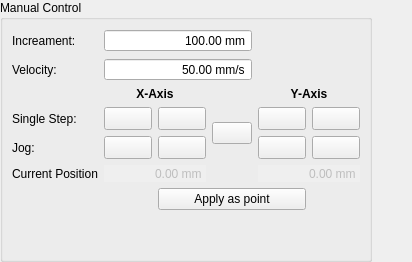
         <widget class="QWidget" name="tab_Manual">
          <attribute name="title">
           <string>Manual</string>
          </attribute>
          <layout class="QGridLayout" name="gridLayout_7">
           <property name="leftMargin">
            <number>0</number>
           </property>
           <property name="topMargin">
            <number>0</number>
           </property>
           <property name="rightMargin">
            <number>0</number>
           </property>
           <property name="bottomMargin">
            <number>0</number>
           </property>
           <item row="0" column="1">
            <widget class="QGroupBox" name="groupBox_3">
             <property name="sizePolicy">
              <sizepolicy hsizetype="Preferred" vsizetype="Preferred">
               <horstretch>0</horstretch>
               <verstretch>0</verstretch>
              </sizepolicy>
             </property>
             <property name="minimumSize">
              <size>
               <width>0</width>
               <height>0</height>
              </size>
             </property>
             <property name="title">
              <string>Manual Control</string>
             </property>
             <layout class="QGridLayout" name="gridLayout_4">
              <property name="leftMargin">
               <number>9</number>
              </property>
              <property name="rightMargin">
               <number>9</number>
              </property>
              <property name="bottomMargin">
               <number>9</number>
              </property>
              <property name="spacing">
               <number>6</number>
              </property>
              <item row="0" column="0">
               <layout class="QGridLayout" name="gridLayout_3">
                <item row="2" column="4" colspan="2">
                 <widget class="QLabel" name="label_7">
                  <property name="sizePolicy">
                   <sizepolicy hsizetype="Preferred" vsizetype="Preferred">
                    <horstretch>0</horstretch>
                    <verstretch>0</verstretch>
                   </sizepolicy>
                  </property>
                  <property name="font">
                   <font>
                    <weight>75</weight>
                    <bold>true</bold>
                   </font>
                  </property>
                  <property name="text">
                   <string>Y-Axis</string>
                  </property>
                  <property name="alignment">
                   <set>Qt::AlignCenter</set>
                  </property>
                 </widget>
                </item>
                <item row="3" column="2">
                 <widget class="QToolButton" name="toolButton_singlestep_x_inc">
                  <property name="sizePolicy">
                   <sizepolicy hsizetype="Preferred" vsizetype="Preferred">
                    <horstretch>0</horstretch>
                    <verstretch>0</verstretch>
                   </sizepolicy>
                  </property>
                  <property name="toolTip">
                   <string>Clicked Move</string>
                  </property>
                  <property name="text">
                   <string/>
                  </property>
                  <property name="icon">
                   <iconset resource="../../../res/res.qrc">
                    <normaloff>:/res/image/icon/arrow-right.png</normaloff>:/res/image/icon/arrow-right.png</iconset>
                  </property>
                  <property name="iconSize">
                   <size>
                    <width>40</width>
                    <height>16</height>
                   </size>
                  </property>
                 </widget>
                </item>
                <item row="3" column="4">
                 <widget class="QToolButton" name="toolButton_singlestep_y_dec">
                  <property name="sizePolicy">
                   <sizepolicy hsizetype="Preferred" vsizetype="Preferred">
                    <horstretch>0</horstretch>
                    <verstretch>0</verstretch>
                   </sizepolicy>
                  </property>
                  <property name="toolTip">
                   <string>Clicked Move</string>
                  </property>
                  <property name="text">
                   <string/>
                  </property>
                  <property name="icon">
                   <iconset resource="../../../res/res.qrc">
                    <normaloff>:/res/image/icon/arrow-left.png</normaloff>:/res/image/icon/arrow-left.png</iconset>
                  </property>
                  <property name="iconSize">
                   <size>
                    <width>40</width>
                    <height>16</height>
                   </size>
                  </property>
                 </widget>
                </item>
                <item row="4" column="0">
                 <widget class="QLabel" name="label_5">
                  <property name="sizePolicy">
                   <sizepolicy hsizetype="Preferred" vsizetype="Preferred">
                    <horstretch>0</horstretch>
                    <verstretch>0</verstretch>
                   </sizepolicy>
                  </property>
                  <property name="text">
                   <string>Jog:</string>
                  </property>
                 </widget>
                </item>
                <item row="3" column="0">
                 <widget class="QLabel" name="label_3">
                  <property name="sizePolicy">
                   <sizepolicy hsizetype="Preferred" vsizetype="Preferred">
                    <horstretch>0</horstretch>
                    <verstretch>0</verstretch>
                   </sizepolicy>
                  </property>
                  <property name="text">
                   <string>Single Step:</string>
                  </property>
                 </widget>
                </item>
                <item row="3" column="1">
                 <widget class="QToolButton" name="toolButton_singlestep_x_dec">
                  <property name="sizePolicy">
                   <sizepolicy hsizetype="Preferred" vsizetype="Preferred">
                    <horstretch>0</horstretch>
                    <verstretch>0</verstretch>
                   </sizepolicy>
                  </property>
                  <property name="toolTip">
                   <string>Clicked Move</string>
                  </property>
                  <property name="layoutDirection">
                   <enum>Qt::LeftToRight</enum>
                  </property>
                  <property name="text">
                   <string/>
                  </property>
                  <property name="icon">
                   <iconset resource="../../../res/res.qrc">
                    <normaloff>:/res/image/icon/arrow-left.png</normaloff>:/res/image/icon/arrow-left.png</iconset>
                  </property>
                  <property name="iconSize">
                   <size>
                    <width>40</width>
                    <height>16</height>
                   </size>
                  </property>
                 </widget>
                </item>
                <item row="4" column="4">
                 <widget class="QToolButton" name="toolButton_jogmode_y_dec">
                  <property name="sizePolicy">
                   <sizepolicy hsizetype="Preferred" vsizetype="Preferred">
                    <horstretch>0</horstretch>
                    <verstretch>0</verstretch>
                   </sizepolicy>
                  </property>
                  <property name="toolTip">
                   <string>Pressed Move Release Stop</string>
                  </property>
                  <property name="text">
                   <string/>
                  </property>
                  <property name="icon">
                   <iconset resource="../../../res/res.qrc">
                    <normaloff>:/res/image/icon/arrow-left-2.png</normaloff>:/res/image/icon/arrow-left-2.png</iconset>
                  </property>
                  <property name="iconSize">
                   <size>
                    <width>40</width>
                    <height>16</height>
                   </size>
                  </property>
                 </widget>
                </item>
                <item row="5" column="0">
                 <widget class="QLabel" name="label_8">
                  <property name="sizePolicy">
                   <sizepolicy hsizetype="Preferred" vsizetype="Preferred">
                    <horstretch>0</horstretch>
                    <verstretch>0</verstretch>
                   </sizepolicy>
                  </property>
                  <property name="text">
                   <string>Current Position</string>
                  </property>
                 </widget>
                </item>
                <item row="4" column="1">
                 <widget class="QToolButton" name="toolButton_jogmode_x_dec">
                  <property name="sizePolicy">
                   <sizepolicy hsizetype="Preferred" vsizetype="Preferred">
                    <horstretch>0</horstretch>
                    <verstretch>0</verstretch>
                   </sizepolicy>
                  </property>
                  <property name="toolTip">
                   <string>Pressed Move Release Stop</string>
                  </property>
                  <property name="text">
                   <string/>
                  </property>
                  <property name="icon">
                   <iconset resource="../../../res/res.qrc">
                    <normaloff>:/res/image/icon/arrow-left-2.png</normaloff>:/res/image/icon/arrow-left-2.png</iconset>
                  </property>
                  <property name="iconSize">
                   <size>
                    <width>40</width>
                    <height>16</height>
                   </size>
                  </property>
                 </widget>
                </item>
                <item row="3" column="5">
                 <widget class="QToolButton" name="toolButton_singlestep_y_inc">
                  <property name="sizePolicy">
                   <sizepolicy hsizetype="Preferred" vsizetype="Preferred">
                    <horstretch>0</horstretch>
                    <verstretch>0</verstretch>
                   </sizepolicy>
                  </property>
                  <property name="toolTip">
                   <string>Clicked Move</string>
                  </property>
                  <property name="text">
                   <string/>
                  </property>
                  <property name="icon">
                   <iconset resource="../../../res/res.qrc">
                    <normaloff>:/res/image/icon/arrow-right.png</normaloff>:/res/image/icon/arrow-right.png</iconset>
                  </property>
                  <property name="iconSize">
                   <size>
                    <width>40</width>
                    <height>16</height>
                   </size>
                  </property>
                 </widget>
                </item>
                <item row="4" column="2">
                 <widget class="QToolButton" name="toolButton_jogmode_x_inc">
                  <property name="sizePolicy">
                   <sizepolicy hsizetype="Preferred" vsizetype="Preferred">
                    <horstretch>0</horstretch>
                    <verstretch>0</verstretch>
                   </sizepolicy>
                  </property>
                  <property name="toolTip">
                   <string>Pressed Move Release Stop</string>
                  </property>
                  <property name="text">
                   <string/>
                  </property>
                  <property name="icon">
                   <iconset resource="../../../res/res.qrc">
                    <normaloff>:/res/image/icon/arrow-right-2.png</normaloff>:/res/image/icon/arrow-right-2.png</iconset>
                  </property>
                  <property name="iconSize">
                   <size>
                    <width>40</width>
                    <height>16</height>
                   </size>
                  </property>
                 </widget>
                </item>
                <item row="0" column="0">
                 <widget class="QLabel" name="label">
                  <property name="sizePolicy">
                   <sizepolicy hsizetype="Minimum" vsizetype="Minimum">
                    <horstretch>0</horstretch>
                    <verstretch>0</verstretch>
                   </sizepolicy>
                  </property>
                  <property name="minimumSize">
                   <size>
                    <width>60</width>
                    <height>20</height>
                   </size>
                  </property>
                  <property name="text">
                   <string>Increament:</string>
                  </property>
                 </widget>
                </item>
                <item row="1" column="1" colspan="3">
                 <widget class="QDoubleSpinBox" name="doubleSpinBox_Velocity">
                  <property name="sizePolicy">
                   <sizepolicy hsizetype="Preferred" vsizetype="Preferred">
                    <horstretch>0</horstretch>
                    <verstretch>0</verstretch>
                   </sizepolicy>
                  </property>
                  <property name="cursor">
                   <cursorShape>IBeamCursor</cursorShape>
                  </property>
                  <property name="alignment">
                   <set>Qt::AlignRight|Qt::AlignTrailing|Qt::AlignVCenter</set>
                  </property>
                  <property name="buttonSymbols">
                   <enum>QAbstractSpinBox::NoButtons</enum>
                  </property>
                  <property name="specialValueText">
                   <string notr="true"/>
                  </property>
                  <property name="prefix">
                   <string notr="true"/>
                  </property>
                  <property name="suffix">
                   <string notr="true"> mm/s</string>
                  </property>
                  <property name="minimum">
                   <double>0.010000000000000</double>
                  </property>
                  <property name="maximum">
                   <double>10000.000000000000000</double>
                  </property>
                  <property name="value">
                   <double>50.000000000000000</double>
                  </property>
                 </widget>
                </item>
                <item row="0" column="1" colspan="3">
                 <widget class="QDoubleSpinBox" name="doubleSpinBox_Increament">
                  <property name="sizePolicy">
                   <sizepolicy hsizetype="Preferred" vsizetype="Preferred">
                    <horstretch>0</horstretch>
                    <verstretch>0</verstretch>
                   </sizepolicy>
                  </property>
                  <property name="cursor">
                   <cursorShape>IBeamCursor</cursorShape>
                  </property>
                  <property name="toolTip">
                   <string/>
                  </property>
                  <property name="alignment">
                   <set>Qt::AlignRight|Qt::AlignTrailing|Qt::AlignVCenter</set>
                  </property>
                  <property name="buttonSymbols">
                   <enum>QAbstractSpinBox::NoButtons</enum>
                  </property>
                  <property name="specialValueText">
                   <string notr="true"/>
                  </property>
                  <property name="prefix">
                   <string notr="true"/>
                  </property>
                  <property name="suffix">
                   <string notr="true"> mm</string>
                  </property>
                  <property name="decimals">
                   <number>2</number>
                  </property>
                  <property name="minimum">
                   <double>0.010000000000000</double>
                  </property>
                  <property name="maximum">
                   <double>10000.000000000000000</double>
                  </property>
                  <property name="value">
                   <double>100.000000000000000</double>
                  </property>
                 </widget>
                </item>
                <item row="4" column="5">
                 <widget class="QToolButton" name="toolButton_jogmode_y_inc">
                  <property name="sizePolicy">
                   <sizepolicy hsizetype="Preferred" vsizetype="Preferred">
                    <horstretch>0</horstretch>
                    <verstretch>0</verstretch>
                   </sizepolicy>
                  </property>
                  <property name="toolTip">
                   <string>Pressed Move Release Stop</string>
                  </property>
                  <property name="text">
                   <string/>
                  </property>
                  <property name="icon">
                   <iconset resource="../../../res/res.qrc">
                    <normaloff>:/res/image/icon/arrow-right-2.png</normaloff>:/res/image/icon/arrow-right-2.png</iconset>
                  </property>
                  <property name="iconSize">
                   <size>
                    <width>40</width>
                    <height>16</height>
                   </size>
                  </property>
                 </widget>
                </item>
                <item row="3" column="3" rowspan="2">
                 <widget class="QPushButton" name="pushButton_stop">
                  <property name="toolTip">
                   <string>Stop Moving</string>
                  </property>
                  <property name="text">
                   <string/>
                  </property>
                  <property name="icon">
                   <iconset resource="../../../res/res.qrc">
                    <normaloff>:/res/image/icon/246.png</normaloff>:/res/image/icon/246.png</iconset>
                  </property>
                  <property name="iconSize">
                   <size>
                    <width>32</width>
                    <height>32</height>
                   </size>
                  </property>
                 </widget>
                </item>
                <item row="6" column="2" colspan="3">
                 <widget class="QPushButton" name="pushButton_apply">
                  <property name="sizePolicy">
                   <sizepolicy hsizetype="Minimum" vsizetype="Preferred">
                    <horstretch>0</horstretch>
                    <verstretch>0</verstretch>
                   </sizepolicy>
                  </property>
                  <property name="text">
                   <string>Apply as point</string>
                  </property>
                 </widget>
                </item>
                <item row="2" column="1" colspan="2">
                 <widget class="QLabel" name="label_6">
                  <property name="sizePolicy">
                   <sizepolicy hsizetype="Preferred" vsizetype="Preferred">
                    <horstretch>0</horstretch>
                    <verstretch>0</verstretch>
                   </sizepolicy>
                  </property>
                  <property name="font">
                   <font>
                    <weight>75</weight>
                    <bold>true</bold>
                   </font>
                  </property>
                  <property name="text">
                   <string>X-Axis</string>
                  </property>
                  <property name="alignment">
                   <set>Qt::AlignCenter</set>
                  </property>
                 </widget>
                </item>
                <item row="1" column="0">
                 <widget class="QLabel" name="label_2">
                  <property name="sizePolicy">
                   <sizepolicy hsizetype="Preferred" vsizetype="Preferred">
                    <horstretch>0</horstretch>
                    <verstretch>0</verstretch>
                   </sizepolicy>
                  </property>
                  <property name="minimumSize">
                   <size>
                    <width>60</width>
                    <height>20</height>
                   </size>
                  </property>
                  <property name="text">
                   <string>Velocity:</string>
                  </property>
                 </widget>
                </item>
                <item row="5" column="4" colspan="2">
                 <widget class="QDoubleSpinBox" name="doubleSpinBox_currentPos_y">
                  <property name="enabled">
                   <bool>false</bool>
                  </property>
                  <property name="sizePolicy">
                   <sizepolicy hsizetype="Minimum" vsizetype="Preferred">
                    <horstretch>0</horstretch>
                    <verstretch>0</verstretch>
                   </sizepolicy>
                  </property>
                  <property name="font">
                   <font>
                    <weight>50</weight>
                    <bold>false</bold>
                   </font>
                  </property>
                  <property name="frame">
                   <bool>false</bool>
                  </property>
                  <property name="alignment">
                   <set>Qt::AlignRight|Qt::AlignTrailing|Qt::AlignVCenter</set>
                  </property>
                  <property name="readOnly">
                   <bool>true</bool>
                  </property>
                  <property name="buttonSymbols">
                   <enum>QAbstractSpinBox::NoButtons</enum>
                  </property>
                  <property name="specialValueText">
                   <string notr="true"/>
                  </property>
                  <property name="prefix">
                   <string notr="true"/>
                  </property>
                  <property name="suffix">
                   <string notr="true"> mm</string>
                  </property>
                  <property name="minimum">
                   <double>-10000.000000000000000</double>
                  </property>
                  <property name="maximum">
                   <double>10000.000000000000000</double>
                  </property>
                 </widget>
                </item>
                <item row="5" column="1" colspan="2">
                 <widget class="QDoubleSpinBox" name="doubleSpinBox_currentPos_x">
                  <property name="enabled">
                   <bool>false</bool>
                  </property>
                  <property name="sizePolicy">
                   <sizepolicy hsizetype="Minimum" vsizetype="Preferred">
                    <horstretch>0</horstretch>
                    <verstretch>0</verstretch>
                   </sizepolicy>
                  </property>
                  <property name="font">
                   <font>
                    <weight>50</weight>
                    <bold>false</bold>
                   </font>
                  </property>
                  <property name="frame">
                   <bool>false</bool>
                  </property>
                  <property name="alignment">
                   <set>Qt::AlignRight|Qt::AlignTrailing|Qt::AlignVCenter</set>
                  </property>
                  <property name="readOnly">
                   <bool>true</bool>
                  </property>
                  <property name="buttonSymbols">
                   <enum>QAbstractSpinBox::NoButtons</enum>
                  </property>
                  <property name="specialValueText">
                   <string notr="true"/>
                  </property>
                  <property name="prefix">
                   <string notr="true"/>
                  </property>
                  <property name="suffix">
                   <string notr="true"> mm</string>
                  </property>
                  <property name="minimum">
                   <double>-10000.000000000000000</double>
                  </property>
                  <property name="maximum">
                   <double>10000.000000000000000</double>
                  </property>
                 </widget>
                </item>
                <item row="7" column="2">
                 <spacer name="verticalSpacer_6">
                  <property name="orientation">
                   <enum>Qt::Vertical</enum>
                  </property>
                  <property name="sizeHint" stdset="0">
                   <size>
                    <width>20</width>
                    <height>40</height>
                   </size>
                  </property>
                 </spacer>
                </item>
               </layout>
              </item>
             </layout>
            </widget>
           </item>
           <item row="0" column="2">
            <spacer name="horizontalSpacer_5">
             <property name="orientation">
              <enum>Qt::Horizontal</enum>
             </property>
             <property name="sizeHint" stdset="0">
              <size>
               <width>40</width>
               <height>20</height>
              </size>
             </property>
            </spacer>
           </item>
          </layout>
         </widget>
